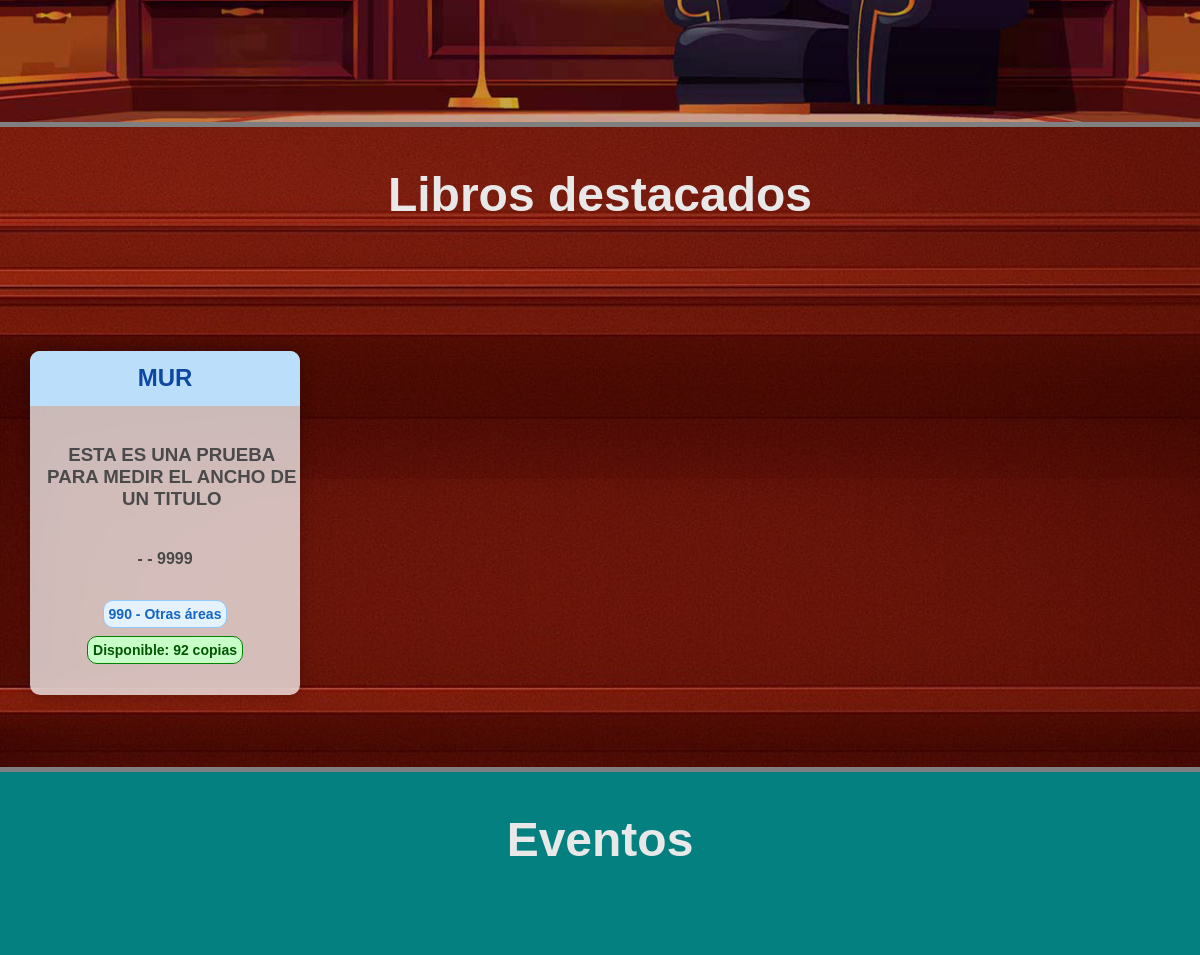
Before: / (middle part) with the older database file.
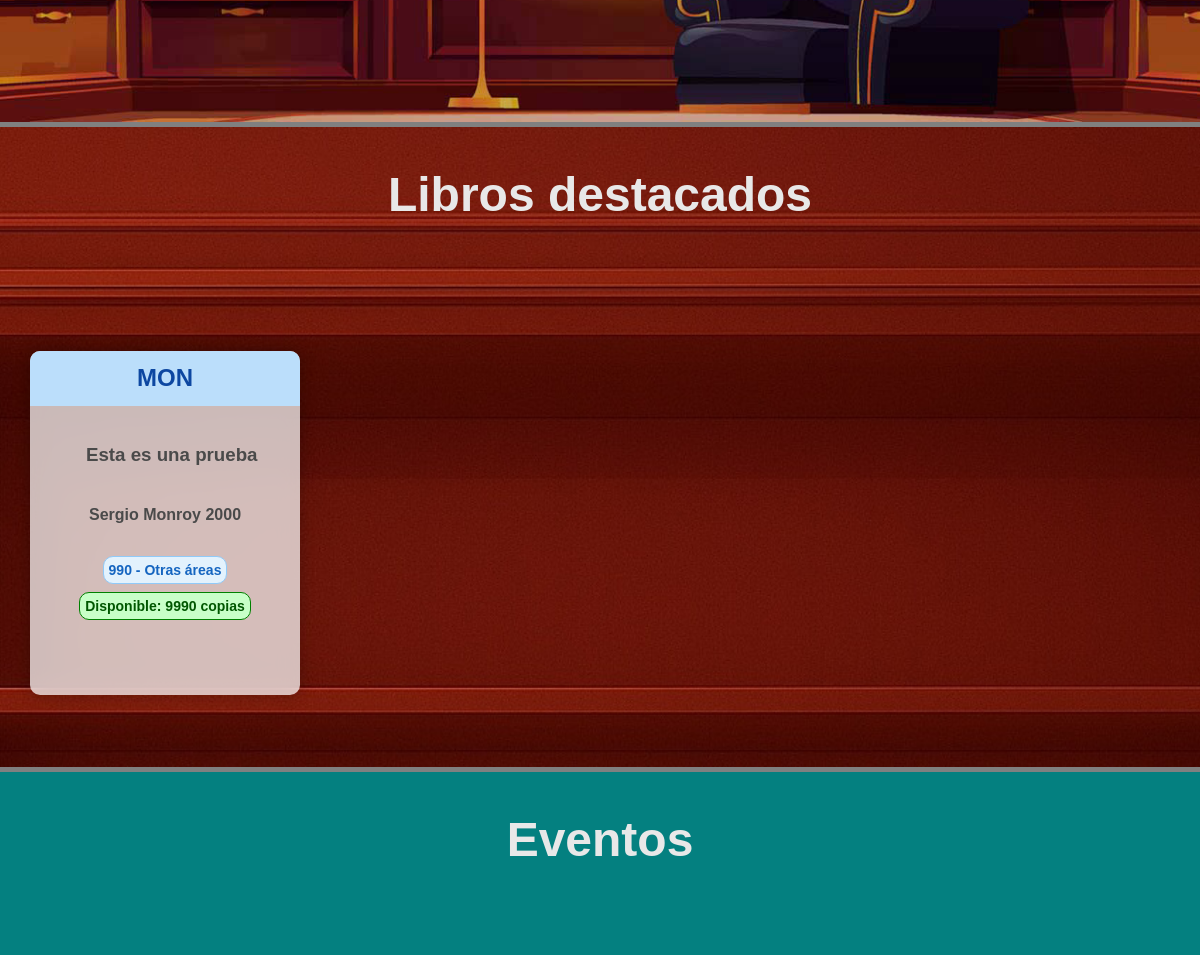
After: the same page with the newer database file.
### tables this page shows
CREATE TABLE "Libros" (
	"id_libro"	INTEGER,
	"Titulo"	TEXT NOT NULL,
	"Tomo"	INTEGER,
	"ano_publicacion"	TEXT,
	"ISBN"	TEXT,
	"numero_paginas"	INTEGER  NOT NULL,
	"numero_copias"	INTEGER  NOT NULL,
	PRIMARY KEY("id_libro" AUTOINCREMENT),
	UNIQUE("Titulo", "Tomo")
);

CREATE TABLE "SistemaDewey" (
	"codigo_seccion"	TEXT NOT NULL,
	"seccion"	TEXT NOT NULL UNIQUE,
	PRIMARY KEY("codigo_seccion")
);

### app.py (the view)
@app.route("/", methods=["GET", "POST"])
def inicio():
    conexion = conexion_BD()
    query = conexion.cursor()
    query.execute("""select l.id_libro,count(l.id_libro) as cantidad, n.notacion, l.Titulo, a.nombre_autor, a.apellido_autor, l.ano_publicacion, sd.codigo_seccion, sd.seccion, l.numero_copias
                    from Prestamos p
					join libros l on p.id_libro = l.id_libro
                    join RegistroLibros r ON r.id_libro = l.id_libro
                    join SistemaDewey sd ON sd.codigo_seccion = r.codigo_seccion
                    join notaciones n ON n.id_notacion = r.id_notacion
                    join Autores a ON a.id_autor = n.id_autor
                    group by p.id_libro
                    order by cantidad desc
                    limit 4;""")
    libros_destacados = query.fetchall()
    query.close()
    conexion.close()
    return render_template("index.html",libros_destacados=libros_destacados)

### config.py (called while the page is built)
def conexion_BD():
    return sqlite3.connect(DB_PATH)

### templates/index.html (shortened to what this page needs)
<!DOCTYPE html>
<html lang="es">
<head>
    <link rel="stylesheet" href="{{ url_for('static', filename='barra_lateral.css') }}">
    <link rel="stylesheet" href="{{ url_for('static', filename='estilo_inicio.css') }}">
    <link rel="stylesheet" href="{{ url_for('static', filename='general.css') }}">
</head>
<body>
    <main>
        <section class="seccion-principal">
        </section>
    <section class="seccion-libros-destacados">
        <h1 class="h1-titulo">Libros destacados</h1>
        <div class="div-contenedor-libros-destacados">
            {% for libro in libros_destacados %}
            <a href="{{ url_for('buscar_libro', buscar=libro[3], filtro_busqueda='Titulo', categorias='Todas') }}">
            <div class="div-libro-destacado">
                <span class="span-notacion"
                    {% if (libro[7]|int) < 100 %}
                        id="h2-seccion-0"
                    {% elif (libro[7]|int) < 200 %}
                        id="h2-seccion-1"
                    {% elif (libro[7]|int) < 300 %}
                        id="h2-seccion-2"
                    {% elif (libro[7]|int) < 400 %}
                        id="h2-seccion-3"
                    {% elif (libro[7]|int) < 500 %}
                        id="h2-seccion-4"
                    {% elif (libro[7]|int) < 600 %}
                        id="h2-seccion-5"
                    {% elif (libro[7]|int) < 700 %}
                        id="h2-seccion-6"
                    {% elif (libro[7]|int) < 800 %}
                        id="h2-seccion-7"
                    {% elif (libro[7]|int) < 900 %}
                        id="h2-seccion-8"
                    {% else %}
                        id="h2-seccion-9"
                    {% endif %} >
                    <h2>{{libro[2]}}</h2>
                </span>
                <span id="span-info-libro-d">
                    <h3>{{libro[3]}}</h3>
                    <h4>{{libro[4]}}&nbsp;{{libro[5]}}
                    {{libro[6]}} </h4>
                    <h5
                        {% if (libro[7]|int) < 100 %}
                            id="h4-seccion-0"
                        {% elif (libro[7]|int) < 200 %}
                            id="h4-seccion-1"
                        {% elif (libro[7]|int) < 300 %}
                            id="h4-seccion-2"
                        {% elif (libro[7]|int) < 400 %}
                            id="h4-seccion-3"
                        {% elif (libro[7]|int) < 500 %}
                            id="h4-seccion-4"
                        {% elif (libro[7]|int) < 600 %}
                            id="h4-seccion-5"
                        {% elif (libro[7]|int) < 700 %}
                            id="h4-seccion-6"
                        {% elif (libro[7]|int) < 800 %}
                            id="h4-seccion-7"
                        {% elif (libro[7]|int) < 900 %}
                            id="h4-seccion-8"
                        {% else %}
                            id="h4-seccion-9"
                        {% endif %} >
                        {{libro[7]}} - {{libro[8]}}
                    </h5>
                </span>
                {% if libro[9]|int == 1 %}
                <span id="span-disponibilidad-libro-d"> <h4 id="h4-disponible">Disponible: {{libro[9]}} copia</h4></span>
                {% elif libro[9]|int > 1 %}
                <span id="span-disponibilidad-libro-d"> <h4 id="h4-disponible">Disponible: {{libro[9]}} copias</h4></span>
                {% else %}
                <span id="span-disponibilidad-libro-d"> <h4 id="h4-no_disponible">No disponible</h4></span>
                {% endif %}
            </div>
            </a>
            {% endfor %}
    </div>
    </section>
        <section class="seccion-servicios">
            <h1 class="h1-titulo">Eventos</h1>
        </section>
    </main>
    </body>
</html>

Changed rows visible on the page:
no longer on this page (row unchanged): Libros: libro "MUR", Titulo "ESTA ES UNA PRUEBA PARA MEDIR EL ANCHO DE UN TITULO", libro "-", ano_publicacion "9999", codigo_seccion "990", seccion "Otras áreas", numero_copias "92"
added Libros: libro "MON", Titulo "Esta es una prueba", libro "Sergio", libro "Monroy", ano_publicacion "2000", codigo_seccion "990", seccion "Otras áreas", numero_copias "9990"
